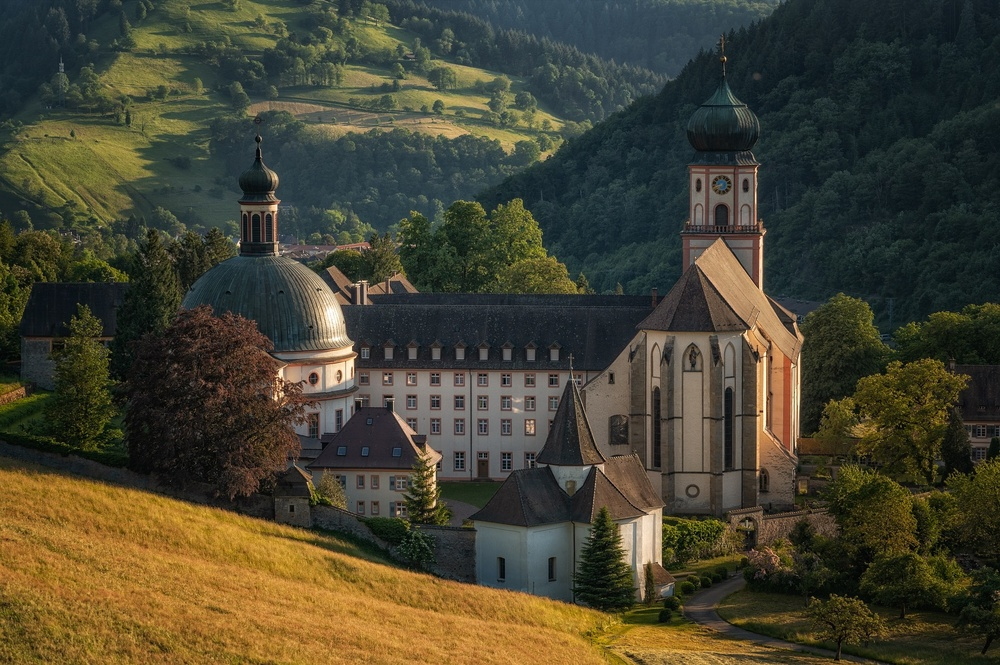
#> input picture assets/castle.jpg, 1000 x 665 px, shrunk from 1920 x 1277 before the run
$ python sobel.py
#> lines starting #> are read from the running program, lines starting #| are printed output that depends on the picture
import cv2
import numpy as np
import matplotlib.pyplot as plt

# Load the image
image = cv2.imread("../assets/castle.jpg", cv2.IMREAD_GRAYSCALE)
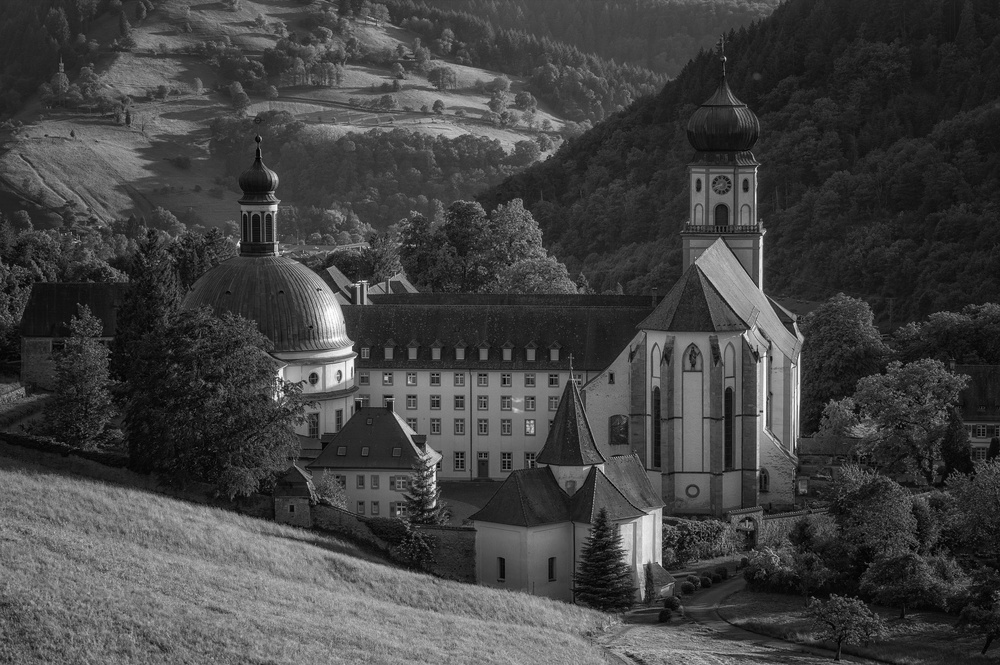
#> image: shape (665, 1000); min 0, max 255, mean 66.5

# Apply Histogram Equalization
equalized_image = cv2.equalizeHist(image)
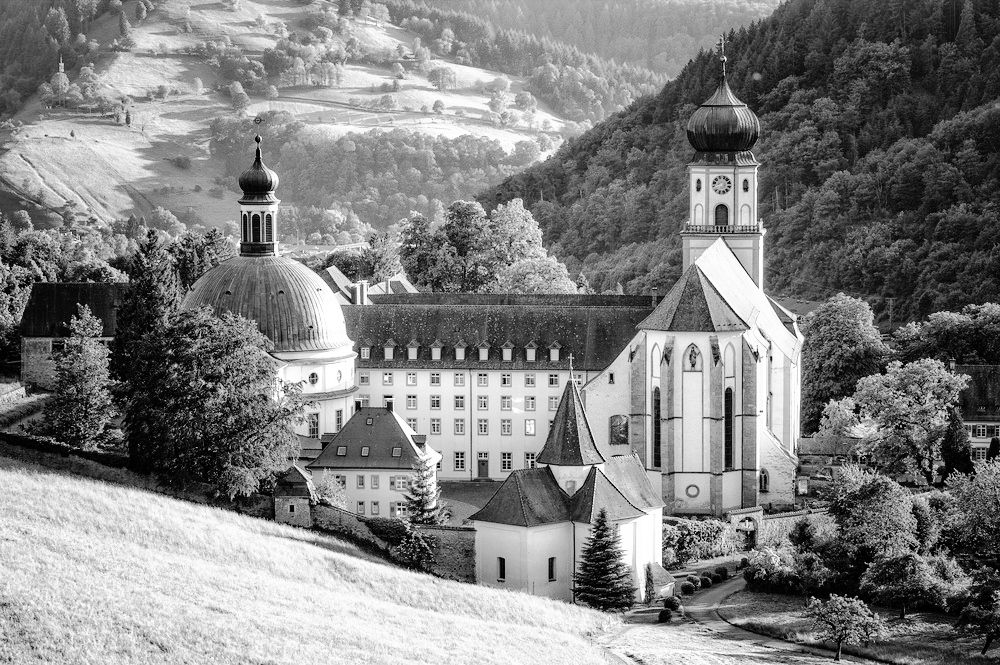
#> equalized_image: shape (665, 1000); min 0, max 255, mean 128.6

# Define the kernels K and K2
sobel_v = np.array([[-1, -2, -1],
              [0, 0, 0],
              [1, 2, 1]])

sobel_h = np.array([[-1, 0, 1],
               [-2, 0, 2],
               [-1, 0, 1]])

sobel_h_filtered = cv2.filter2D(equalized_image, -1, sobel_h)
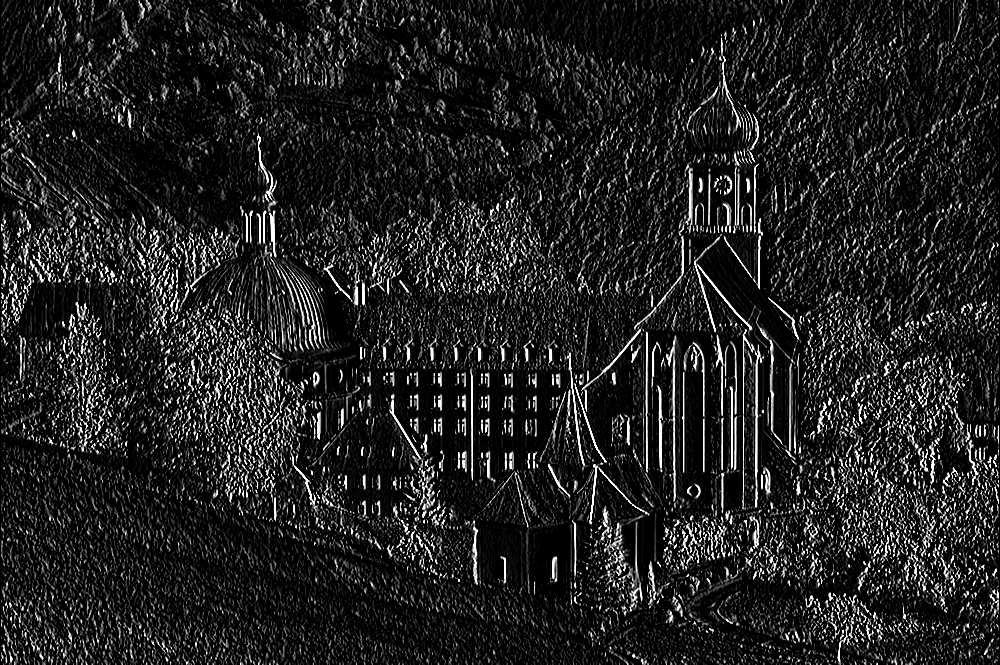
#> sobel_h_filtered: shape (665, 1000); min 0, max 255, mean 33.1

sobel_v_filtered = cv2.filter2D(equalized_image, -1, sobel_v)
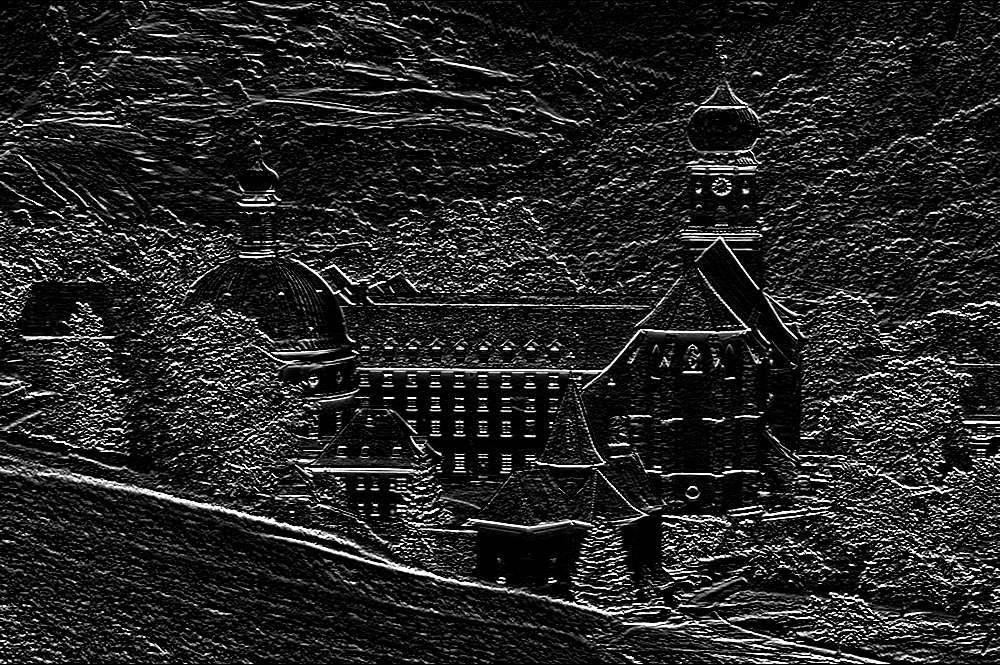
#> sobel_v_filtered: shape (665, 1000); min 0, max 255, mean 36

#Combine pictues after filter, DO NOT ADD BOTH KERNAL TOGETHER
combined_image = cv2.addWeighted(sobel_h_filtered, 0.5, sobel_v_filtered, 0.5, 0)
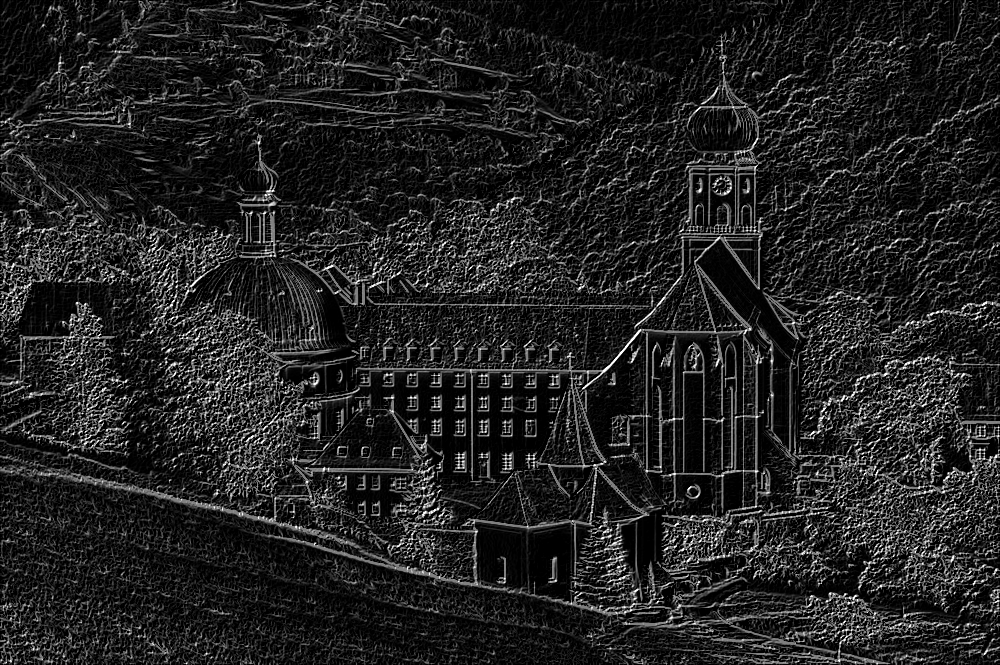
#> combined_image: shape (665, 1000); min 0, max 255, mean 34.6


# Display the original and filtered images using Matplotlib
plt.figure(figsize=(15, 5))

# Original Image
plt.subplot(2, 3, 1)
plt.imshow(image, cmap='gray')
plt.title('Original Image')
plt.axis('off')

# Combined Filtered Image
plt.subplot(2, 3, 2)
plt.imshow(equalized_image, cmap='gray')
plt.title('Equalized Image')
plt.axis('off')

# Combined Filtered Image
plt.subplot(2, 3, 3)
plt.imshow(sobel_h_filtered, cmap='gray')
plt.title('sobel h')
plt.axis('off')

plt.subplot(2, 3, 4)
plt.imshow(sobel_v_filtered, cmap='gray')
plt.title('sobel v')
plt.axis('off')

plt.subplot(2, 3, 5)
plt.imshow(combined_image, cmap='gray')
plt.title('combined')
plt.axis('off')

# Show the plot
plt.tight_layout()
plt.show()

$ run again, with assets/dessert.jpg copied over assets/castle.jpg
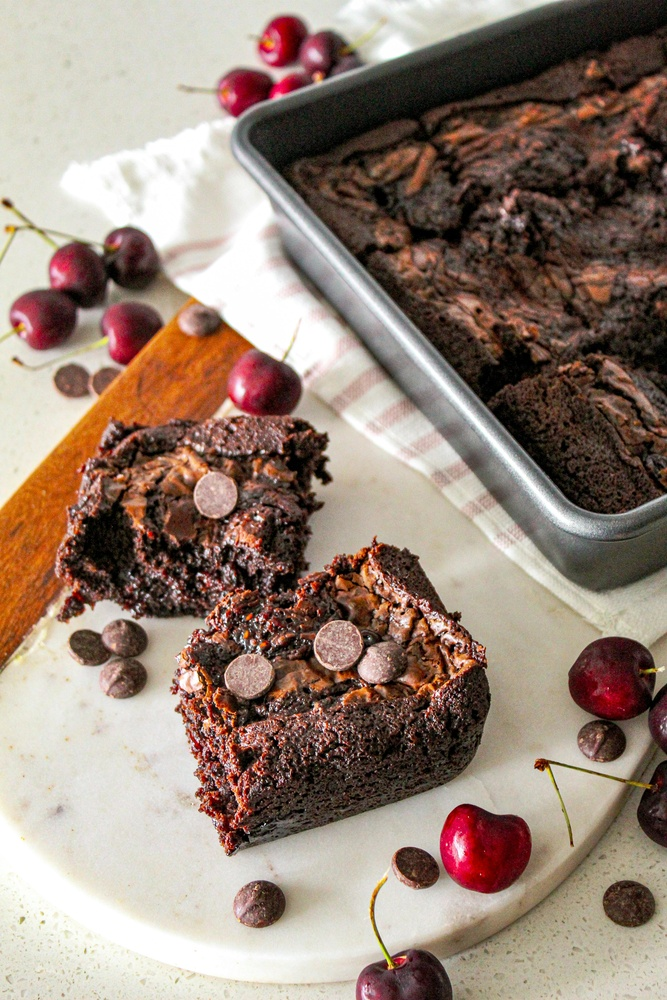
#> input picture assets/dessert.jpg, 667 x 1000 px, shrunk from 3456 x 5184 before the run
#> `equalized_image = cv2.equalizeHist(image)`:
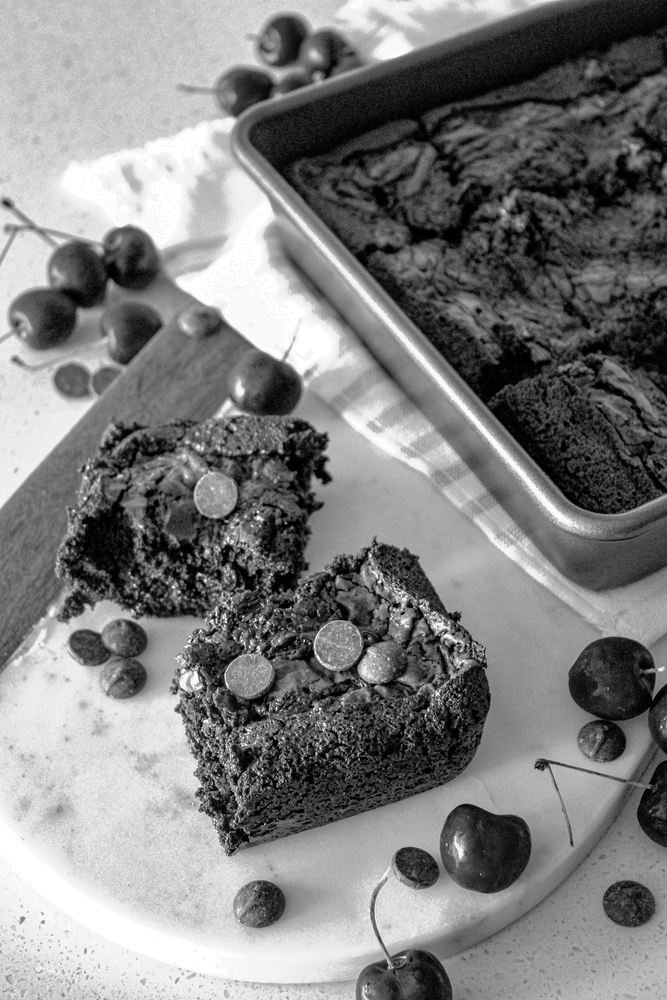
#> equalized_image: shape (1000, 667); min 0, max 255, mean 127.5
#> `combined_image = cv2.addWeighted(sobel_h_filtered, 0.5, sobel_v_filter..`:
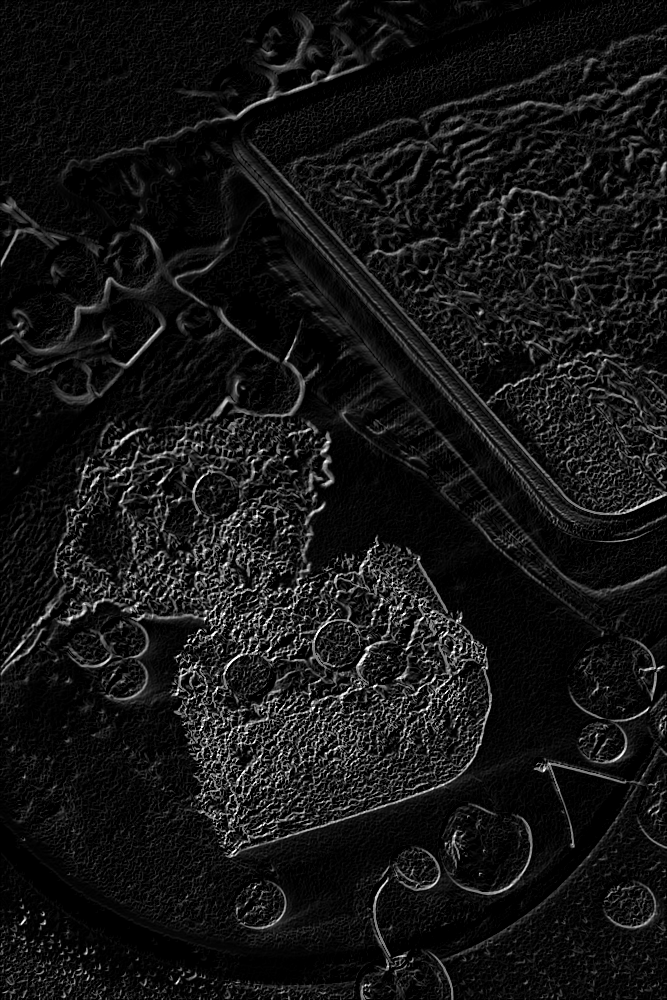
#> combined_image: shape (1000, 667); min 0, max 255, mean 20.9

$ run again, with assets/dish1.jpg copied over assets/castle.jpg
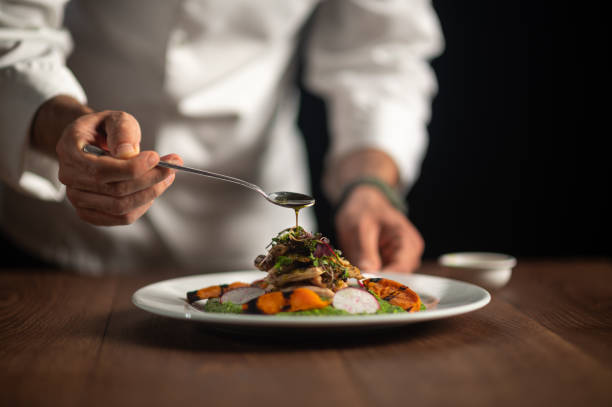
#> input picture assets/dish1.jpg, 612 x 407 px
#> `equalized_image = cv2.equalizeHist(image)`:
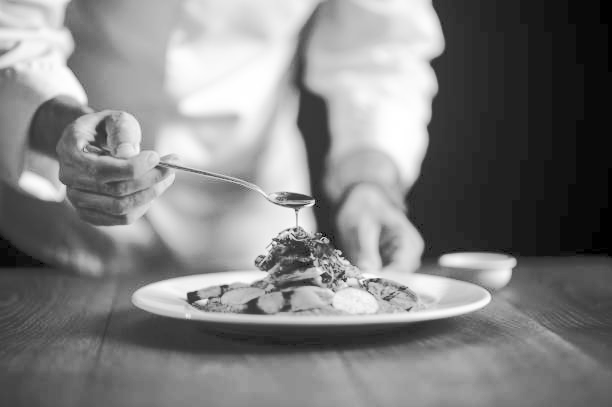
#> equalized_image: shape (407, 612); min 0, max 255, mean 128.6
#> `combined_image = cv2.addWeighted(sobel_h_filtered, 0.5, sobel_v_filter..`:
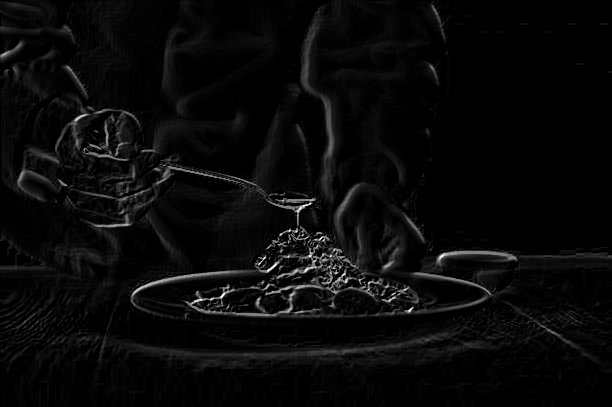
#> combined_image: shape (407, 612); min 0, max 255, mean 9.1
